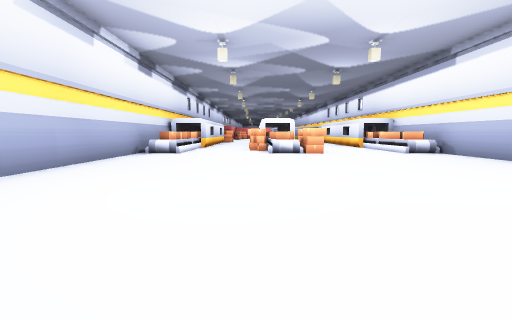
view 1 (above)

16 first-person views from a walk through a 3-D level made in the Godot game engine. The camera is 1.2 m above the floor, tilts 6° down and sees 90° across. The floor is counted in squares, 2 m on a side. Each view is taken from the middle of a square. On the plan, view 1 faces up. The plan holds only what a view shows up to about 9 squares ahead; the rest is blank. The place goes on beyond the plan. Characters and animated objects are left out. Door leaves are left out where a doorway can be walked through. Some surface patterns are stand-ins.

view 2
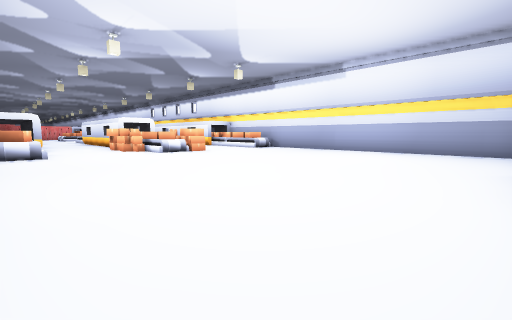

view 3
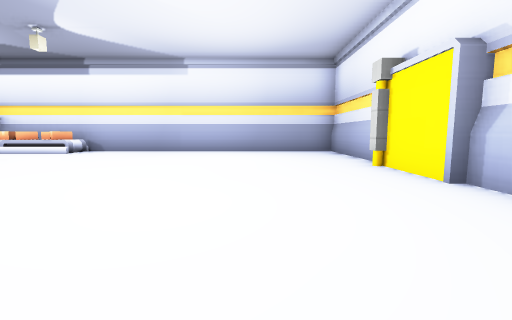

view 4
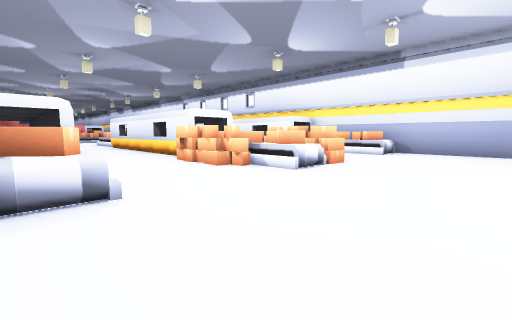

view 5
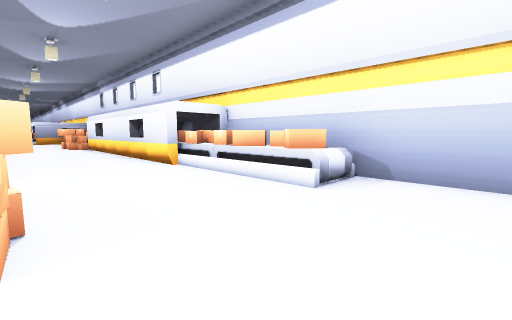

view 6
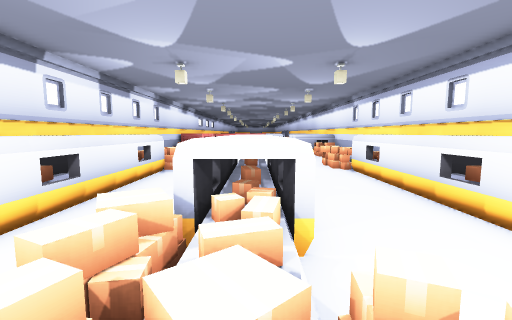

view 7
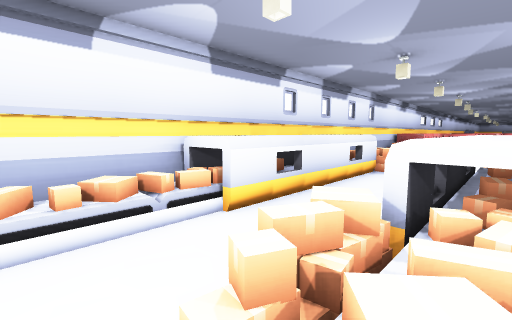

view 8
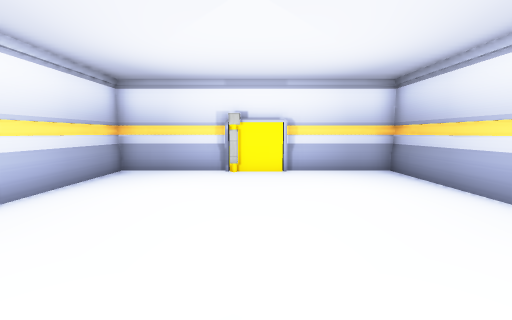

view 9
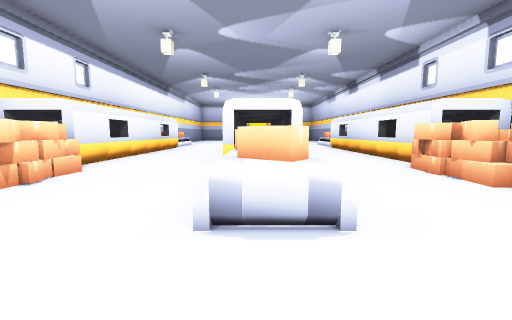

view 10
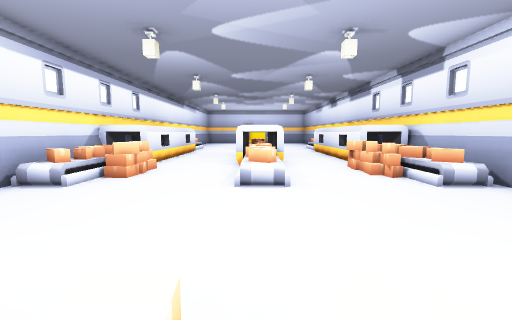

view 11
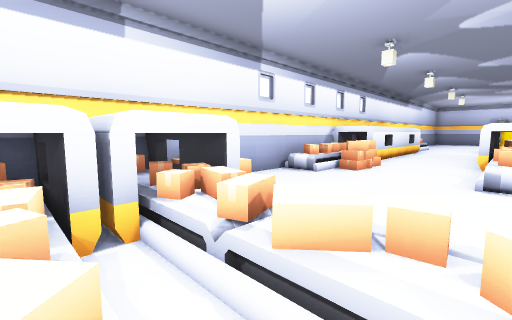

view 12
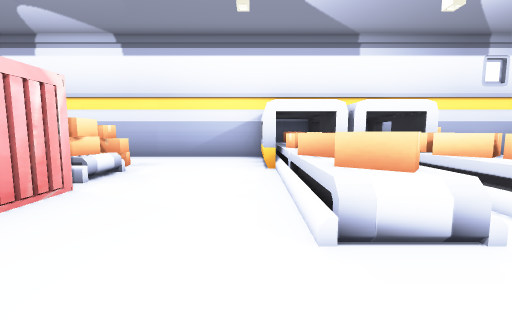

view 13
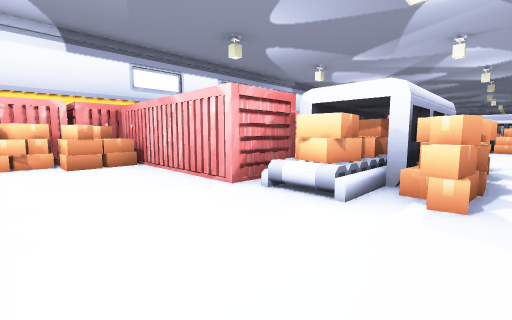

view 14
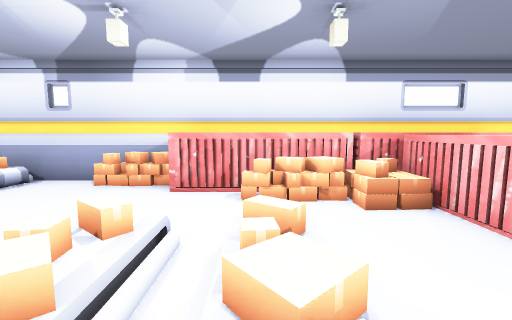

view 15
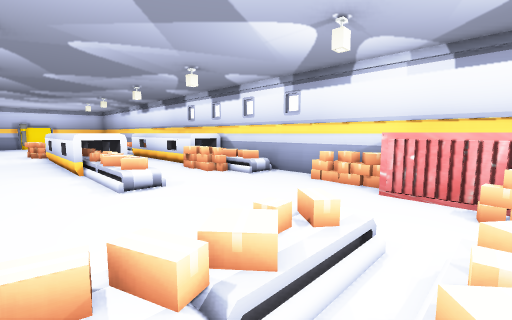

view 16
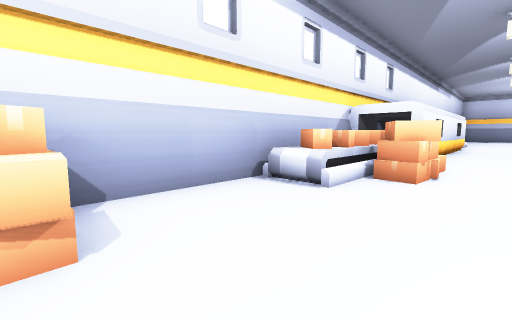

### Floor plan
Key: @ floor where view 1 was taken; # wall or solid block; . floor; / step, stairs or slope; D open door; ^ raised ledge; B box; O other object.
Columns run from 4 left of view 1 to 6 right of it. Each row starts with its distance up from view 1.
 31        ^B
 30       #^. #
 29   #  ##BB.#
 28 ######....#
 27 #^BB......#
 26 ###.......#
 25 # B../B/###
 24 ##.../B/##
 23 ##...///###
 22 #B.......B#
 21 #.........#
 20 #.........#
 19 #/.../.../#
 18 #/B../..//#
 17 ###..O..BB#
 16 ###..#..###
 15  ##..#...##
 14   #..#...#
 13   #..#...#
 12  ##..#...##
 11 ###..#...##
 10 #/..B/.../#
  9 #/..BB/..B#
  8 #/.../B../#
  7 #.........#
  6 #.........#
  5 #.........#
  4 #.........#
  3 #.........#
  2 #.........#
  1 #.........#
  0 #...@.....#
 -1 ####DDD####

Positions as (right, up) in squares from view 1, and headings:
1: (0, 0), facing up
2: (-3, 0), facing up-right
3: (-3, 2), facing right
4: (-3, 5), facing up-right
5: (2, 6), facing up-right
6: (1, 8), facing up
7: (1, 8), facing up-left
8: (1, 8), facing down
9: (1, 21), facing down
10: (1, 24), facing down
11: (1, 25), facing down-right
12: (-1, 26), facing right
13: (4, 26), facing up-left
14: (3, 25), facing left
15: (3, 25), facing down-left
16: (3, 22), facing down-right
